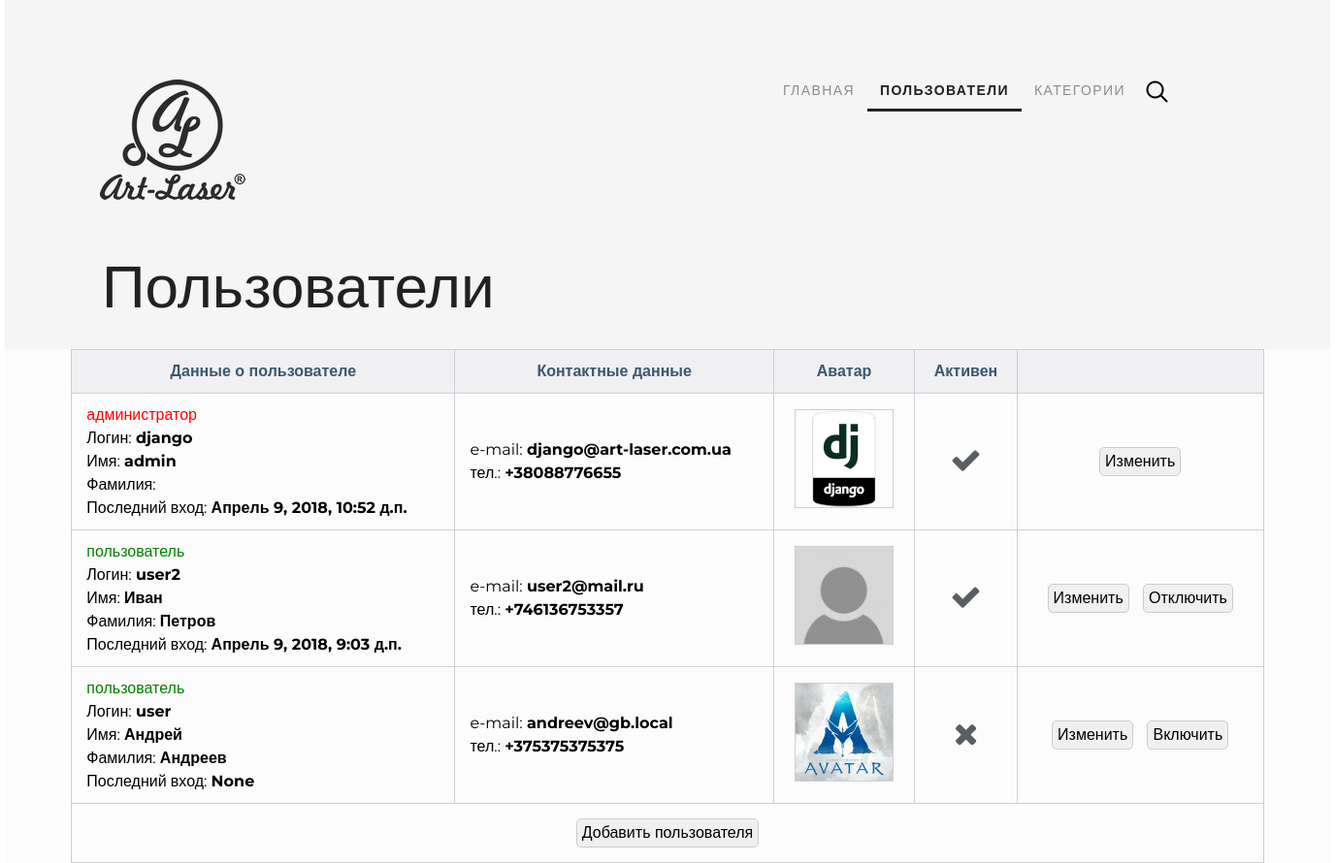
The app's page /administrator/users/ (signed in), older data.
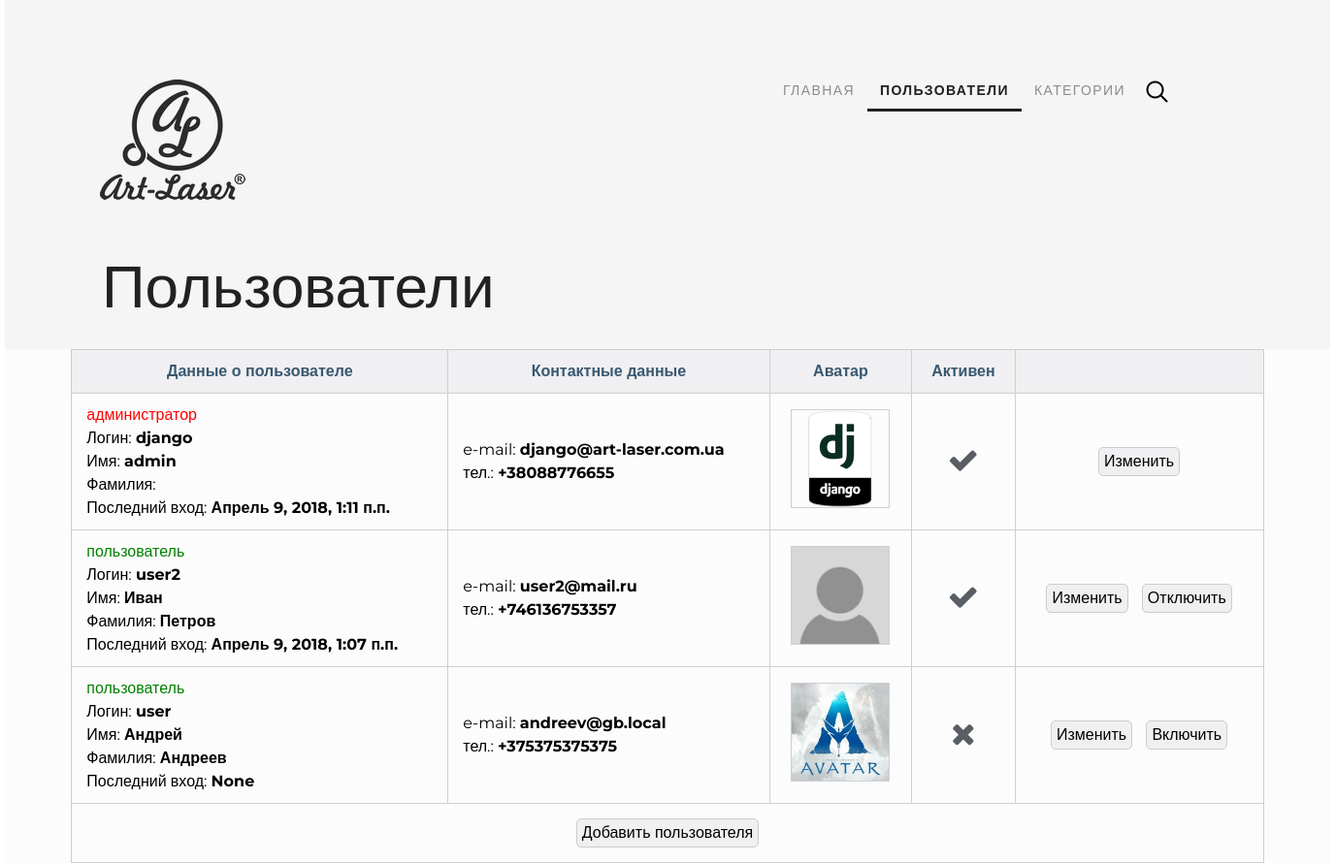
The same page, newer data.
### authapp/models.py (models this page shows)
class ShopUser(AbstractUser):
    avatar = models.ImageField(upload_to='users_avatars', blank=True)
    age = models.PositiveIntegerField(verbose_name='возраст')
    phone = models.CharField(verbose_name='номер телефона', max_length=16, default='')

### adminapp/views.py (the view)
# urls.py: re_path(r'^users/update/(?P<pk>\d+)/$', adminapp.user_update, name='user_update'),
@user_passes_test(lambda user: user.is_superuser)
def users(request):
    title = 'Пользователи'
    users_list = ShopUser.objects.all().order_by('-is_active', 'username')
    context = {
        'title': title,
        'objects': users_list,
    }
    return render(request, 'adminapp/users.html', context)

### adminapp/templates/adminapp/users.html (shortened to what this page needs)
{% extends 'adminapp/base.html' %}
{% load staticfiles %}
{% block container %}
<div class="container clearfix">
    <div class="hero-back">
        {% include 'adminapp/includes/inc__menu.html' %}
        <div class="h2">{{ title }}</div>
    </div>
    <div class="content">
        <table>
            <thead>
            <tr>
                <th scope="col">Данные о пользователе</th>
                <th scope="col">Контактные данные</th>
                <th scope="col">Аватар</th>
                <th scope="col">Активен</th>
                <th scope="col"></th>
            </tr>
            </thead>
            <tbody>
            {% for object in objects %}
            <tr>
                <td>
                    <p class="{% if object.is_superuser %}u-red{% else %}u-green{% endif %}">
                        {% if object.is_superuser %}
                        администратор
                        {% else %}
                        пользователь
                        {% endif %}</p>
                    <p>Логин: <span>{{ object.username }}</span></p>
                    <p>Имя: <span>{{ object.first_name }}</span></p>
                    <p>Фамилия: <span>{{ object.last_name }}</span></p>
                    <p>Последний вход: <span>{{ object.last_login }}</span></p>
                </td>
                <td>
                    <p>e-mail: <span>{{ object.email }}</span></p>
                    <p>тел.: <span>{{ object.phone }}</span></p>
                </td>
                <td class="td-image">
                    <img class="img_min" src="/media/{{ object.avatar|default:'users_avatars/gravatar.png' }}" alt="">
                </td>
                <td class="td-total">
                    {% if object.is_active %}
                        <i class="fa fa-check fa-2x" aria-hidden="true"></i>
                    {% else %}
                        <i class="fa fa-times fa-2x" aria-hidden="true"></i>
                    {% endif %}
                </td>
                <td class="td-total">
                    <a href="{% url 'administrator:user_update' object.pk %}">
                        <button class="btn-cat">
                            Изменить
                        </button>
                    </a>
                    {% if object.username != 'django' %}
                    {% if object.is_active %}
                        <a href="{% url 'administrator:user_del' object.pk %}">
                            <button class="btn-cat">
                                Отключить
                            </button>
                        </a>
                        {% else %}
                        <a href="{% url 'administrator:user_activate' object.pk %}">
                            <button class="btn-cat">
                                Включить
                            </button>
                        </a>
                        {% endif %}
                    {% endif %}
                </td>
            </tr>
            {% endfor %}
            </tbody>
            <tr>
                <td colspan="5" class="td-total">
                    <a href="{% url 'administrator:user_create' %}">
                        <button class="btn-cat">Добавить пользователя</button>
                    </a>
                </td>
            </tr>
        </table>
    </div>
</div>
{% endblock %}

### adminapp/templates/adminapp/base.html (shortened to what this page needs)
<!DOCTYPE html>
{% load staticfiles %}
<html lang="ru">
<head>
    {% block css %}
        <link rel="stylesheet" type="text/css" href="{% static '/css/normalize.css' %}">
        <link rel="stylesheet" type="text/css" href="{% static '/css/style.css' %}">
        <link rel="stylesheet" href="{% static '/fonts/font-awesome/css/font-awesome.css' %}">
    {% endblock %}
</head>
<body>
        {% block container %}
        {% endblock %}
</body>
</html>

### adminapp/templates/adminapp/includes/inc__menu.html
{% load staticfiles %}
<header>
    <a class="logo" href="{% url 'main' %}"><img src="{% static '/img/my_store_logo.png' %}" alt="logo"></a>
    <a class="search" href="#"><img src="{% static '/img/search.png' %}" alt=""></a>
    <input class="search_input" type="search" placeholder="Поиск">
    <ul class="menu">
        <li>
            <a href="{% url 'main' %}"
               class="{% if request.resolver_match.url_name == 'main' %} click {% endif %}">
                ГЛАВНАЯ
            </a>
        </li>
        <li>
            <a href="{% url 'administrator:users' %}"
               class="{% if request.resolver_match.url_name == 'users' %} click {% endif %}">
                ПОЛЬЗОВАТЕЛИ
            </a>
        </li>
        <li>
            <a href="{% url 'administrator:categories' %}"
               class="{% if request.resolver_match.url_name == 'categories' %} click {% endif %}">
                КАТЕГОРИИ
            </a>
        </li>
    </ul>
</header>

### static/css/style.css (style rules this page uses)
* { margin: 0; padding: 0; }
html, body { height: 100%; font-family: 'Montserrat', sans-serif; }
a { text-decoration: none; outline: none; }
ul { list-style-type: none; }
header { width: 1366px; height: 60px; position: absolute; top: 60px; }
.logo { margin-top: 22px; margin-left: 98px; float: left; }
.menu { font-size: 14px; margin-top: 25px; display: flex; float: right; }
.menu a { font-weight: 400; letter-spacing: 1.4px; text-transform: uppercase; padding: 10px 13px; color: #8c8c8c; }
.menu .click { font-weight: bold; color: #212121; border-bottom: 3px solid #212121; }
.search { float: right; margin-top: 23px; margin-left: 8px; margin-right: 167px; }
.search_input { width: 0px; padding: 10px; border: none; background: none; transition: ease-out 2s; }
.btn-cat { margin: 5px; padding: 5px; border-radius: 5px; background: #f0f0f2; border: 1px solid #ccc; }
.u-red { color: red; }
.u-green { color: green; }
table { border-collapse: collapse; width: 90%; margin: auto; line-height: 1.5; }
thead { background: #f0f0f2; color: #395870; }
th, td { padding: 10px 15px; vertical-align: middle; border: 1px solid #cecfd5; }
tr img { border: 1px solid #cecfd5; }
td i { color: #585E64; }
td span { font-weight: bold; }
.td-price, .td-qty, .td-total, .td-image { text-align: center; }
.img_min { width: 100px; height: 100px; }
.hero-back { width: 1366px; height: 360px; background-color: #f5f5f5; position: relative; }
.h2 { font-size: 62px; font-weight: 100; color: #212121; margin-top: 260px; padding-left: 100px; position: absolute; }
.container { max-width: 1366px; min-height: 100%; margin: 0 auto; background-color: #FCFCFC; }
.content { display: flex; flex-direction: column; }
.clearfix:after { content: ""; display: block; clear: both; }

Row changes from the older to the newer data that the page shows:
changed ShopUser "django": last_login "Апрель 9, 2018, 10:52 д.п." → "Апрель 9, 2018, 1:11 п.п."
changed ShopUser "user2": last_login "Апрель 9, 2018, 9:03 д.п." → "Апрель 9, 2018, 1:07 п.п."
